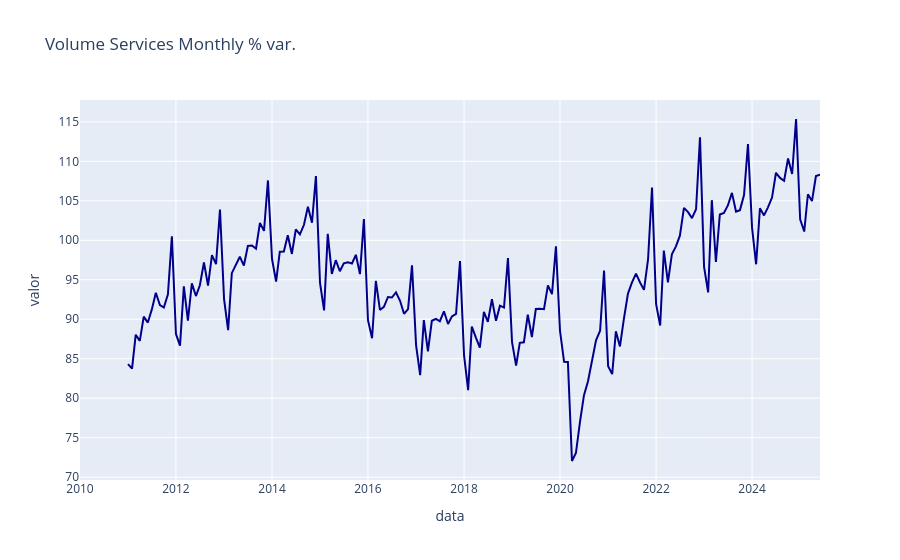

Notebook source saved alongside this figure:
### Code cell
import plotly.express as px


fig = px.line(VolumeServices, x=VolumeServices.index, y=VolumeServices.iloc[:, 0], title='Volume Services Monthly % var.')

fig.update_xaxes(range=['2010-01-01', VolumeServices.index.max()])
fig.update_traces(line_color='#00008B')  # '#00008B' is the hex code for dark blue

fig.show()

### Figure 1 — Plotly figure (JSON) as saved in the notebook; plotly's stock layout.template omitted (floating-point values rounded to 4 significant figures; data arrays with more than 128 entries replaced by an {"elided": "..."} marker saying what was removed)
{"data": [{"hovertemplate": "data=%{x}<br>valor=%{y}<extra></extra>", "legendgroup": "", "line": {"color": "#00008B", "dash": "solid"}, "marker": {"symbol": "circle"}, "mode": "lines", "name": "", "orientation": "v", "showlegend": false, "type": "scatter", "x": {"elided": "174 str values"}, "xaxis": "x", "y": {"elided": "174 float values"}, "yaxis": "y"}], "layout": {"legend": {"tracegroupgap": 0}, "title": {"text": "Volume Services Monthly % var."}, "xaxis": {"anchor": "y", "domain": [0, 1], "range": ["2010-01-01", "2025-06-01T00:00:00"], "title": {"text": "data"}}, "yaxis": {"anchor": "x", "domain": [0, 1], "title": {"text": "valor"}}}}
